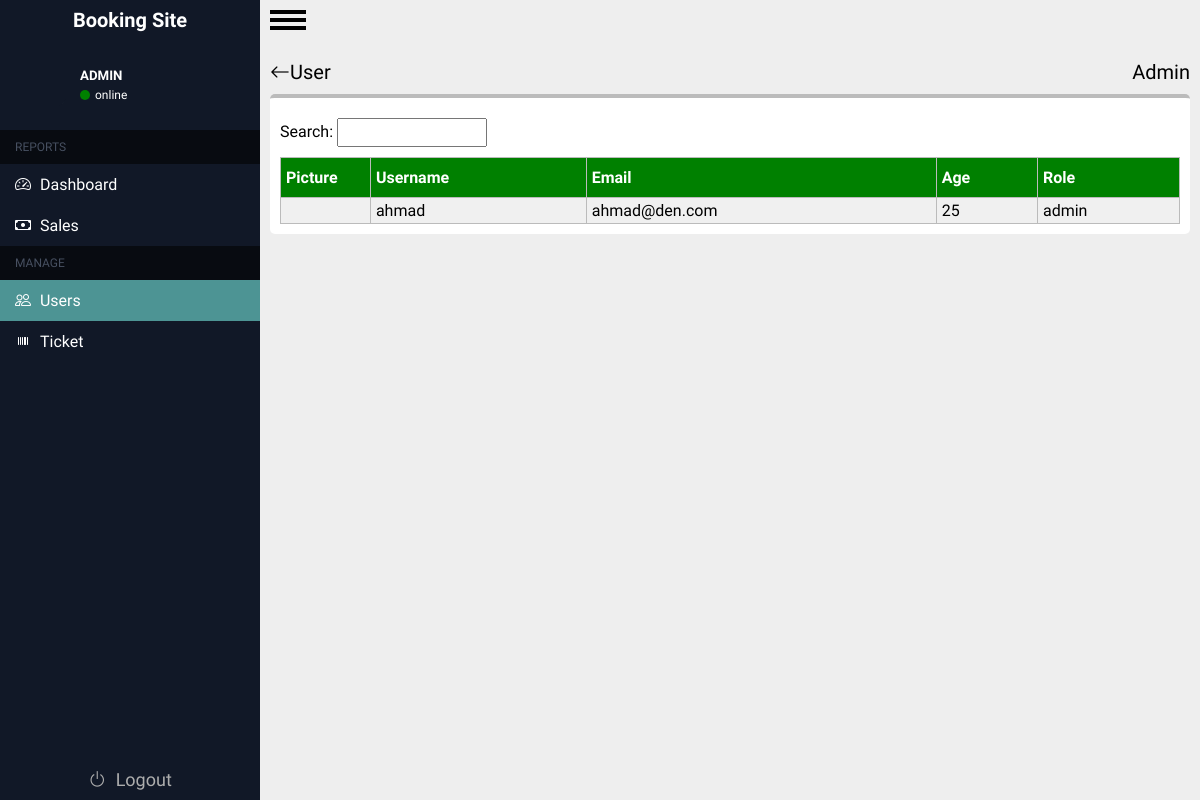
The app's page /admin/user_admin.php (signed in), older data.
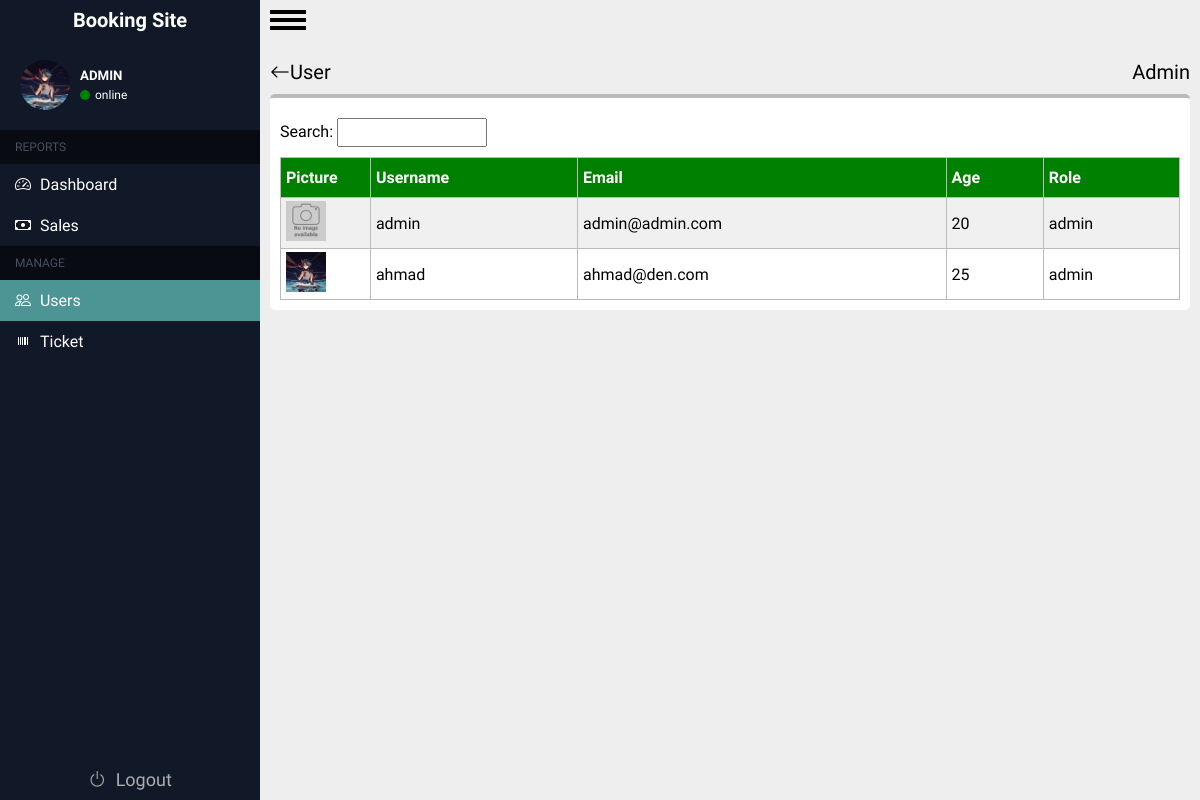
The same page, newer data.
### tables this page shows
CREATE TABLE `users` (
  `id_user` int(11) NOT NULL,
  `Username` varchar(200) NOT NULL,
  `Email` varchar(200) NOT NULL,
  `Age` int(11) NOT NULL,
  `Password` varchar(200) NOT NULL,
  `gambar` varchar(255) DEFAULT NULL,
  `role` varchar(225) NOT NULL
);

### admin/user_admin.php (the view, shortened to what the changed rows need)
<?php
require '../koneksi.php';
$user = [];
?>
<!DOCTYPE html>
<html lang="en">
<head>
    <link rel="stylesheet" href="../css/tiket.css?v=1.4">
    <link rel="stylesheet" href="https://cdn.jsdelivr.net/npm/bootstrap-icons@1.11.1/font/bootstrap-icons.css">
</head>
<body>
    <div class="container">
        <?php @include "../includes/sidebar.php" ?>
        <div class="main-content">
            <div class="wrapper">
                <div class="isi">
                    <div class="tabel-content">
                        <table>
                            <tr>
                                <th>Picture</th>
                                <th>Username</th>
                                <th>Email</th>
                                <th>Age</th>
                                <th>Role</th>
                            </tr>
                            <?php
                            if (isset($_POST['cari'])) {
                                $keyword = $_POST['cari'];
                                $result = mysqli_query($conn, "select * from users where Username like '%$keyword%' or Email like '%$keyword%' and role = 'admin
                                ");
                            }else{
                                $result = mysqli_query($conn, "select * from users where role ='admin'");
                            }
                            while ($record = mysqli_fetch_assoc($result)) {
                                $user[] = $record;
                            }
                            foreach ($user as $sr) :
                                echo "
                            <tr>
                                <td width='10%'><img src='../img/" . $sr["gambar"] . "' alt='' width='40px'></td>
                                    <td>" . $sr["Username"] . "</td>
                                    <td>" . $sr["Email"] . "</td>
                                    <td>" . $sr["Age"] . "</td>
                                    <td>" . $sr["role"] . "</td>
                                    ";
                            endforeach;
                            ?>
                        </table>
                    </div>
                </div>
            </div>
        </div>
</body>
</html>

### includes/sidebar.php (shortened to what the changed rows need)
<link rel="stylesheet" href="../css/sidebar.css?v=2">
<div class="sidebar">
    <div class="header">
        <div class="info-user">
            <div class="picture">
                <?php
                require '../koneksi.php';
                $id_u = $_SESSION['id'];
                $hasil = mysqli_query($conn, "select gambar from users where id_user = '$id_u'");
                $gambar = [];
                while ($record = mysqli_fetch_assoc($hasil)) {
                    $gambar[] = $record;
                }
                echo "
                <img src='../img/".$gambar[0]["gambar"] . "' alt=''>
                "
                ?>
                <div class="circle">
                    <i class="bi bi-pencil"></i>
                </div>
                <div class="layer"></div>
            </div>
        </div>
    </div>
</div>

Row changes from the older to the newer data that the page shows:
changed users "ahmad": gambar: picture added
added users: gambar (placeholder picture), Username "admin", Email "admin@admin.com", Age "20", role "admin"
